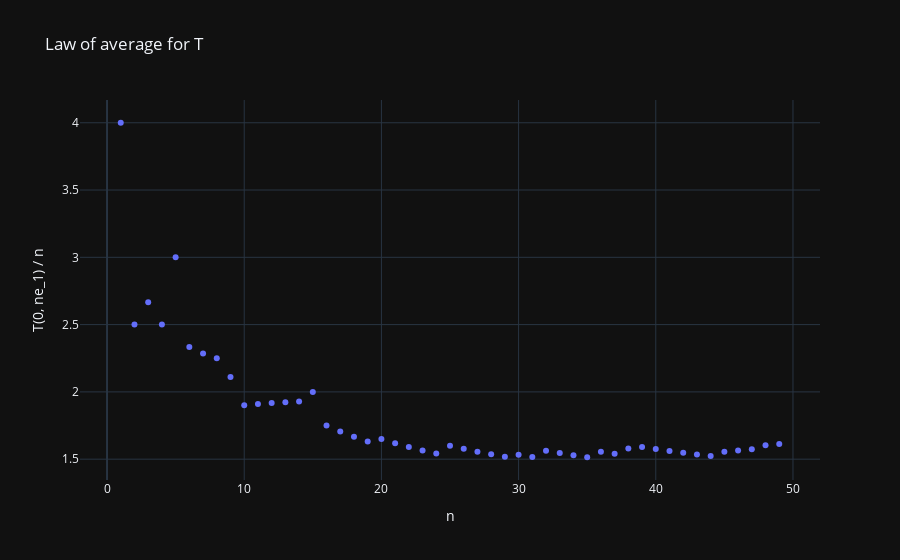

Source (notebook cell):
### Markdown cell above
To plot anything that is not supported in any of the methods, just use the raw `grid_lengths` attribute

### Code cell
import plotly.express as px

X = np.arange(1, fpp_obj.grid_lengths.end_index + 1)
Y = fpp_obj.grid_lengths[0, X] / X
px.scatter(
    x=X,
    y=Y,
    title=r"Law of average for T",
    template="plotly_dark",
    labels={"x": "n", "y": "T(0, ne_1) / n"},
)

### Figure 1 — Plotly figure (JSON) as saved in the notebook; plotly's stock layout.template omitted (floating-point values rounded to 4 significant figures)
{"data": [{"hovertemplate": "n=%{x}<br>T(0, ne_1) / n=%{y}<extra></extra>", "legendgroup": "", "marker": {"color": "#636efa", "symbol": "circle"}, "mode": "markers", "name": "", "orientation": "v", "showlegend": false, "type": "scatter", "x": [1, 2, 3, 4, 5, 6, 7, 8, 9, 10, 11, 12, 13, 14, 15, 16, 17, 18, 19, 20, 21, 22, 23, 24, 25, 26, 27, 28, 29, 30, 31, 32, 33, 34, 35, 36, 37, 38, 39, 40, 41, 42, 43, 44, 45, 46, 47, 48, 49], "xaxis": "x", "y": [4, 2.5, 2.667, 2.5, 3, 2.333, 2.286, 2.25, 2.111, 1.9, 1.909, 1.917, 1.923, 1.929, 2, 1.75, 1.706, 1.667, 1.632, 1.65, 1.619, 1.591, 1.565, 1.542, 1.6, 1.577, 1.556, 1.536, 1.517, 1.533, 1.516, 1.562, 1.545, 1.529, 1.514, 1.556, 1.541, 1.579, 1.59, 1.575, 1.561, 1.548, 1.535, 1.523, 1.556, 1.565, 1.574, 1.604, 1.612], "yaxis": "y"}], "layout": {"legend": {"tracegroupgap": 0}, "title": {"text": "Law of average for T"}, "xaxis": {"anchor": "y", "domain": [0, 1], "title": {"text": "n"}}, "yaxis": {"anchor": "x", "domain": [0, 1], "title": {"text": "T(0, ne_1) / n"}}}}
